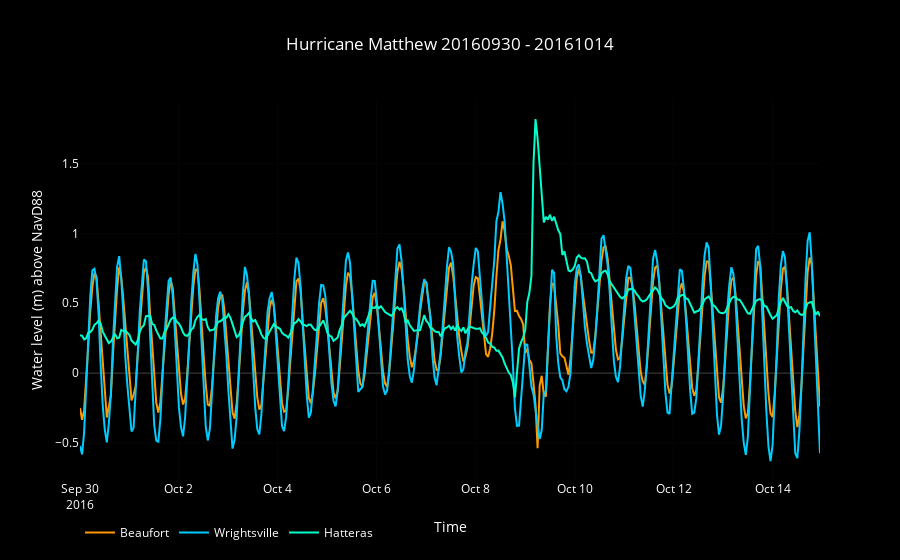

Here is the notebook cell this chart was saved with:
### Markdown cell above
### 3. Create Hurricane Time Series Plots

### Code cell
begin,end = '20160930','20161014'
title = 'Hurricane Matthew'
data,layout = adcirc.plot_hurricane(begin,end,stations,title)
fig = go.Figure(data=data, layout=layout)
interactive = iplot(fig)

### Figure 1 — Plotly figure (JSON) as saved in the notebook; plotly's stock layout.template omitted (floating-point values rounded to 4 significant figures; data arrays with more than 128 entries replaced by an {"elided": "..."} marker saying what was removed)
{"data": [{"line": {"color": "rgb(255, 153, 0)"}, "name": "Beaufort", "type": "scatter", "uid": "2f53f8", "x": {"elided": "360 str values"}, "y": {"elided": "360 float values"}}, {"line": {"color": "rgb(0, 204, 255)"}, "name": "Wrightsville", "type": "scatter", "uid": "22ae14", "x": {"elided": "360 str values"}, "y": {"elided": "360 float values"}}, {"line": {"color": "rgb(0, 255, 204)"}, "name": "Hatteras", "type": "scatter", "uid": "ea247d", "x": {"elided": "360 str values"}, "y": {"elided": "360 float values"}}], "layout": {"autosize": true, "font": {"color": "rgb(255,255,255)"}, "legend": {"orientation": "h"}, "paper_bgcolor": "rgb(0, 0, 0)", "plot_bgcolor": "rgb(0, 0, 0)", "title": "Hurricane Matthew 20160930 - 20161014", "xaxis": {"autorange": true, "range": ["2016-09-30", "2016-10-14 23:00"], "title": "Time", "type": "date"}, "yaxis": {"autorange": true, "range": [-0.765, 1.955], "title": "Water level (m) above NavD88", "type": "linear"}}}
